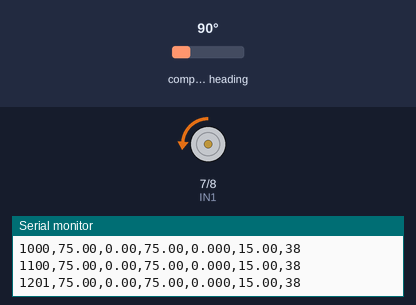
Simulated run of this sketch. Board: Arduino Uno, built with avr-gcc and run on an emulated ATmega328P. Shown: motor-driver pin pairs drawn as motors (green arrow = first pin HIGH = forward, orange = second pin HIGH = backward, longer = more drive, scaled by the enable pin), the last lines printed to the serial monitor. Wiring (inferred from the names in the program): AS5600 angle sensor at I2C address 0x36. The test bench sets the inputs (shaded band); at power-on: compass heading 90°.

Above: at 4.5 s.
4.6 s: compass heading set to 180°
At 5.8 s:
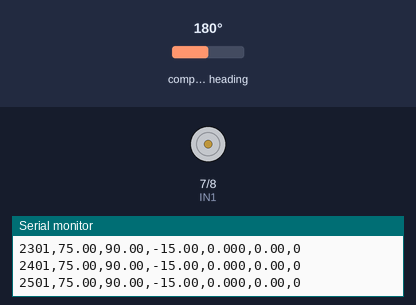
6.1 s: compass heading set to 7°
At 7.0 s:
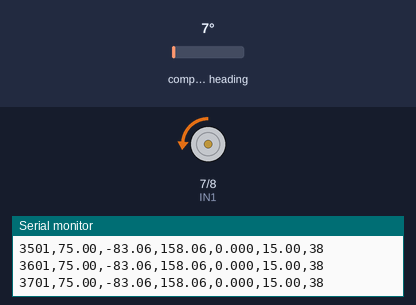
9.1 s: compass heading set to 269°
At 10.4 s:
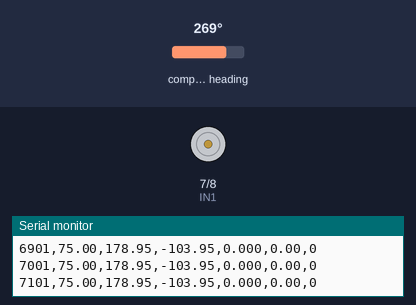
Timing chart, 0 to 12.1 s (numbered marks = the images above; inputs shaded):
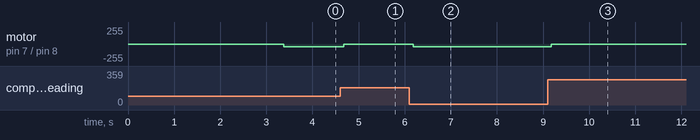

The sketch:

PID_Antihorario.ino
```cpp
/*
 * CONTROLADOR PID - AEROBALANCÍN
 * ====================================================
 * Sistema: Motor DC con L298N + Sensor AS5600
 *
 * Parámetros PID (continuos):
 * - Kp = 2.14
 * - Ki = 2.29
 * - Kd = 0.685
 *
 * Discretización: Tustin (Ts = 0.1 s)
 * Punto de operación: ~25% PWM
 *
 * ANTI-WINDUP: Fuga exponencial del integrador
 */

#include <Wire.h>

// =============== PINES DEL L298N ===============
const int ENA = 9;   // PWM
const int IN1 = 7;   // Dirección 1
const int IN2 = 8;   // Dirección 2

// =============== AS5600 (Sensor de ángulo) ===============
const int AS5600_ADDRESS = 0x36;
const byte RAW_ANGLE_HIGH = 0x0C;
const byte RAW_ANGLE_LOW = 0x0D;

// =============== PARÁMETROS DEL PID ===============
const float Kp = 2.14;      // Ganancia proporcional
const float Ki = 3.29;      // Ganancia integral
const float Kd = 0.685;     // Ganancia derivativa

const float Ts = 0.100;     // Tiempo de muestreo [s] (100 ms)
const float N = 10.0;       // Coeficiente de filtro derivativo

// Coeficientes discretos (método Tustin)
const float Ki_discrete = Ki * Ts / 2.0;
const float Kd_num = (2.0 * Kd) / (2.0 + N * Ts);
const float Kd_den = (2.0 - N * Ts) / (2.0 + N * Ts);

// =============== ANTI-WINDUP POR FUGA ===============
const float LEAK_RATE = 0.95;        // Factor de fuga (0-1)
                                      // 0.95 = retiene 95% por ciclo
                                      // 0.90 = fuga más agresiva
const float INTEGRAL_MAX = 20.0;     // Límite absoluto del integrador

// =============== LÍMITES Y SATURACIÓN ===============
const float PWM_MIN = 0.0;      // PWM mínimo [%]
const float PWM_MAX = 15.0;    // PWM máximo [%]

// =============== VARIABLES DEL CONTROLADOR ===============
float setpoint = 75.0;         // Ángulo deseado [grados]
float anguloInicial = 0.0;     // Ángulo de referencia inicial

// Variables del PID
float error_anterior = 0.0;
float integral = 0.0;
float derivada_anterior = 0.0;

// Variables de tiempo
unsigned long tiempoAnterior = 0;
unsigned long tiempoInicio = 0;

// =============== CONFIGURACIÓN DE PRUEBA ===============
const int TIEMPO_PRUEBA = 120*1000;      // Duración [ms]
bool controlActivo = false;

void setup() {
  // Configurar pines
  pinMode(ENA, OUTPUT);
  pinMode(IN1, OUTPUT);
  pinMode(IN2, OUTPUT);

  // Inicializar I2C y Serial
  Wire.begin();
  Serial.begin(9600);

  // Motor detenido
  detenerMotor();

  // Mensaje de bienvenida
  Serial.println(F("========================================"));
  Serial.println(F("  CONTROLADOR PID - AEROBALANCÍN"));
  Serial.println(F("  Sentido: ANTIHORARIO"));
  Serial.println(F("  Anti-Windup: FUGA EXPONENCIAL"));
  Serial.println(F("========================================"));
  Serial.println();

  // Mostrar parámetros
  Serial.println(F("PARÁMETROS:"));
  Serial.print(F("  Kp = ")); Serial.println(Kp, 3);
  Serial.print(F("  Ki = ")); Serial.println(Ki, 3);
  Serial.print(F("  Kd = ")); Serial.println(Kd, 3);
  Serial.print(F("  Ts = ")); Serial.print(Ts * 1000); Serial.println(F(" ms"));
  Serial.print(F("  Leak Rate = ")); Serial.println(LEAK_RATE, 3);
  Serial.print(F("  Integral Max = ")); Serial.println(INTEGRAL_MAX, 2);
  Serial.println();

  // Calibración
  Serial.println(F(">> Calibrando ángulo inicial..."));
  delay(2000);

  anguloInicial = leerAngulo();
  Serial.print(F(">> Ángulo inicial: "));
  Serial.print(anguloInicial, 2);
  Serial.println(F("°"));

  Serial.print(F(">> Setpoint: "));
  Serial.print(setpoint, 2);
  Serial.println(F("°"));
  Serial.println();

  delay(1000);

  // Configurar dirección ANTIHORARIA (fija)
  digitalWrite(IN1, LOW);
  digitalWrite(IN2, HIGH);

  // Iniciar control
  controlActivo = true;
  tiempoInicio = millis();
  tiempoAnterior = tiempoInicio;

  // Encabezado CSV
  Serial.println(F("===CSV_PID_START==="));
  Serial.println(F("Tiempo_ms,Setpoint_deg,Angulo_deg,Error_deg,Integral,PWM_%,PWM_val"));

  Serial.println(F(">> Control PID activado (ANTIHORARIO)"));
  Serial.println();
}

void loop() {
  unsigned long tiempoActual = millis();
  unsigned long tiempoTranscurrido = tiempoActual - tiempoInicio;

  // Verificar fin de prueba
  if (tiempoTranscurrido >= TIEMPO_PRUEBA && controlActivo) {
    controlActivo = false;
    detenerMotor();

    Serial.println(F("===CSV_PID_END==="));
    Serial.println();
    Serial.println(F(">> Prueba finalizada"));

    while (true) { delay(1000); }
  }

  // Ejecutar control cada Ts
  if (controlActivo && (tiempoActual - tiempoAnterior >= Ts * 1000)) {
    tiempoAnterior = tiempoActual;

    // Leer ángulo
    float anguloAbsoluto = leerAngulo();
    float anguloActual = calcularAnguloRelativo(anguloAbsoluto, anguloInicial);

    // Calcular control PID
    float pwmPorcentaje = controlPID(setpoint, anguloActual);

    // Aplicar al motor (ANTIHORARIO)
    aplicarPWM(pwmPorcentaje);

    // Registrar datos
    registrarDatos(tiempoTranscurrido, anguloActual, pwmPorcentaje);
  }
}

// ═══════════════════════════════════════════════════════
// CONTROLADOR PID DISCRETO CON ANTI-WINDUP POR FUGA
// ═══════════════════════════════════════════════════════
float controlPID(float referencia, float medicion) {
  // Error
  float error = referencia - medicion;

  // ---- ANTI-WINDUP: FUGA EXPONENCIAL ----
  // Aplica decaimiento exponencial al integrador antes de actualizar
  integral *= LEAK_RATE;

  // Término Proporcional
  float P = Kp * error;

  // Término Integral (Tustin/Trapezoidal)
  float integral_temp = integral + Ki_discrete * (error + error_anterior);

  // Limitar el integrador para evitar acumulación infinita
  integral_temp = constrain(integral_temp, -INTEGRAL_MAX, INTEGRAL_MAX);

  // Término Derivativo (con filtro)
  float D = Kd_num * (error - error_anterior) + Kd_den * derivada_anterior;

  // Señal de control total
  float u_temp = P + integral_temp + D;

  // Saturación
  float u = constrain(u_temp, PWM_MIN, PWM_MAX);

  // Anti-windup condicional adicional (opcional, pero recomendado)
  // Solo actualiza el integrador si no está saturado O si el error ayuda a salir
  if ((u_temp >= PWM_MIN && u_temp <= PWM_MAX) ||
      (u_temp < PWM_MIN && error > 0) ||
      (u_temp > PWM_MAX && error < 0)) {
    integral = integral_temp;
  }
  // Si está saturado y el error empeora la saturación, NO actualizar
  // (el integrador ya tiene fuga aplicada)

  // Actualizar estados
  error_anterior = error;
  derivada_anterior = D;

  return u;
}

// ═══════════════════════════════════════════════════════
// APLICAR PWM AL MOTOR (ANTIHORARIO)
// ═══════════════════════════════════════════════════════
void aplicarPWM(float pwmPorcentaje) {
  // Convertir porcentaje a valor PWM (0-255)
  int pwmValue = int((pwmPorcentaje / 100.0) * 255.0);
  pwmValue = constrain(pwmValue, 0, 255);

  // Aplicar PWM (dirección ya configurada en setup)
  analogWrite(ENA, pwmValue);
}

// ═══════════════════════════════════════════════════════
// REGISTRO DE DATOS
// ═══════════════════════════════════════════════════════
void registrarDatos(unsigned long tiempo, float angulo, float pwmPorcent) {
  float error = setpoint - angulo;
  int pwmValue = int((pwmPorcent / 100.0) * 255.0);

  // Formato: Tiempo,Setpoint,Angulo,Error,Integral,PWM_%,PWM_val
  Serial.print(tiempo);
  Serial.print(F(","));
  Serial.print(setpoint, 2);
  Serial.print(F(","));
  Serial.print(angulo, 2);
  Serial.print(F(","));
  Serial.print(error, 2);
  Serial.print(F(","));
  Serial.print(integral, 3);  // Registrar el valor del integrador
  Serial.print(F(","));
  Serial.print(pwmPorcent, 2);
  Serial.print(F(","));
  Serial.println(pwmValue);
}

// ═══════════════════════════════════════════════════════
// FUNCIONES DEL AS5600
// ═══════════════════════════════════════════════════════
float leerAngulo() {
  Wire.beginTransmission(AS5600_ADDRESS);
  Wire.write(RAW_ANGLE_HIGH);
  Wire.endTransmission(false);

  Wire.requestFrom(AS5600_ADDRESS, 2);

  if (Wire.available() >= 2) {
    int highByte = Wire.read();
    int lowByte = Wire.read();

    int rawAngle = (highByte << 8) | lowByte;
    rawAngle &= 0x0FFF;

    float angulo = (rawAngle * 360.0) / 4096.0;
    return angulo;
  }

  return -1.0;
}

float calcularAnguloRelativo(float anguloActual, float anguloRef) {
  float diferencia = anguloActual - anguloRef;

  if (diferencia > 180.0) {
    diferencia -= 360.0;
  } else if (diferencia < -180.0) {
    diferencia += 360.0;
  }

  return diferencia;
}

// ═══════════════════════════════════════════════════════
// DETENER MOTOR
// ═══════════════════════════════════════════════════════
void detenerMotor() {
  digitalWrite(IN1, LOW);
  digitalWrite(IN2, LOW);
  analogWrite(ENA, 0);
}
```

Measured:
- after the input at 4.6 s, motor on pin 7 (IN1) / pin 8 (IN2): backward 38/255 → stopped after 0.08 s
- after the input at 6.1 s, motor on pin 7 (IN1) / pin 8 (IN2): stopped → backward 38/255 after 0.08 s
- after the input at 9.1 s, motor on pin 7 (IN1) / pin 8 (IN2): backward 38/255 → stopped after 0.08 s
